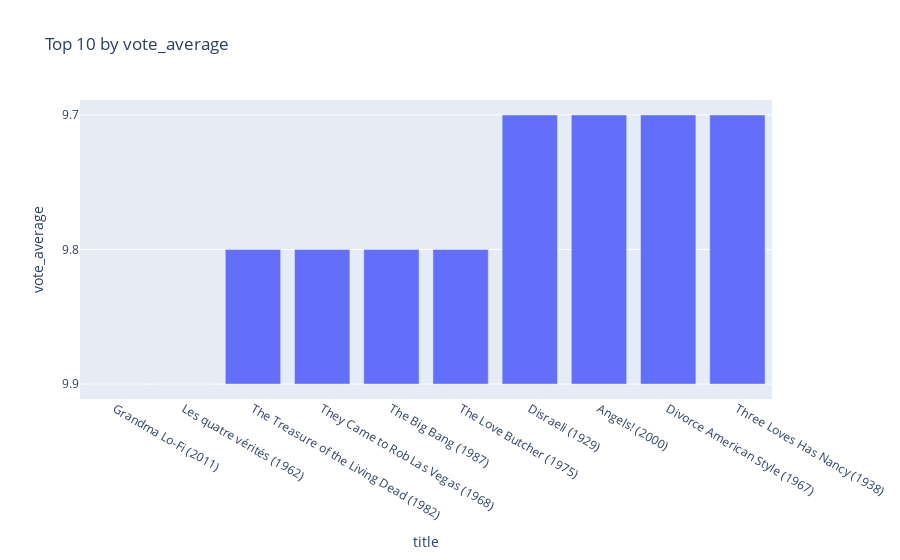

Notebook source saved alongside this figure:
### Markdown cell above
По TMDb

### Code cell
# Top 10 по vote_average
top_vote = data[['title', 'vote_average']].dropna().sort_values('vote_average', ascending=False).head(10)
px.bar(top_vote, x='title', y='vote_average', title='Top 10 by vote_average').show()

### Figure 1 — Plotly figure (JSON) as saved in the notebook; plotly's stock layout.template omitted (floating-point values rounded to 4 significant figures)
{"data": [{"alignmentgroup": "True", "hovertemplate": "title=%{x}<br>vote_average=%{y}<extra></extra>", "legendgroup": "", "marker": {"color": "#636efa", "pattern": {"shape": ""}}, "name": "", "offsetgroup": "", "orientation": "v", "showlegend": false, "textposition": "auto", "type": "bar", "x": ["Grandma Lo-Fi (2011)", "Les quatre vérités (1962)", "The Treasure of the Living Dead (1982)", "They Came to Rob Las Vegas (1968)", "The Big Bang (1987)", "The Love Butcher (1975)", "Disraeli (1929)", "Angels! (2000)", "Divorce American Style (1967)", "Three Loves Has Nancy (1938)"], "xaxis": "x", "y": ["9.9", "9.9", "9.8", "9.8", "9.8", "9.8", "9.7", "9.7", "9.7", "9.7"], "yaxis": "y"}], "layout": {"barmode": "relative", "legend": {"tracegroupgap": 0}, "title": {"text": "Top 10 by vote_average"}, "xaxis": {"anchor": "y", "domain": [0, 1], "title": {"text": "title"}}, "yaxis": {"anchor": "x", "domain": [0, 1], "title": {"text": "vote_average"}}}}
